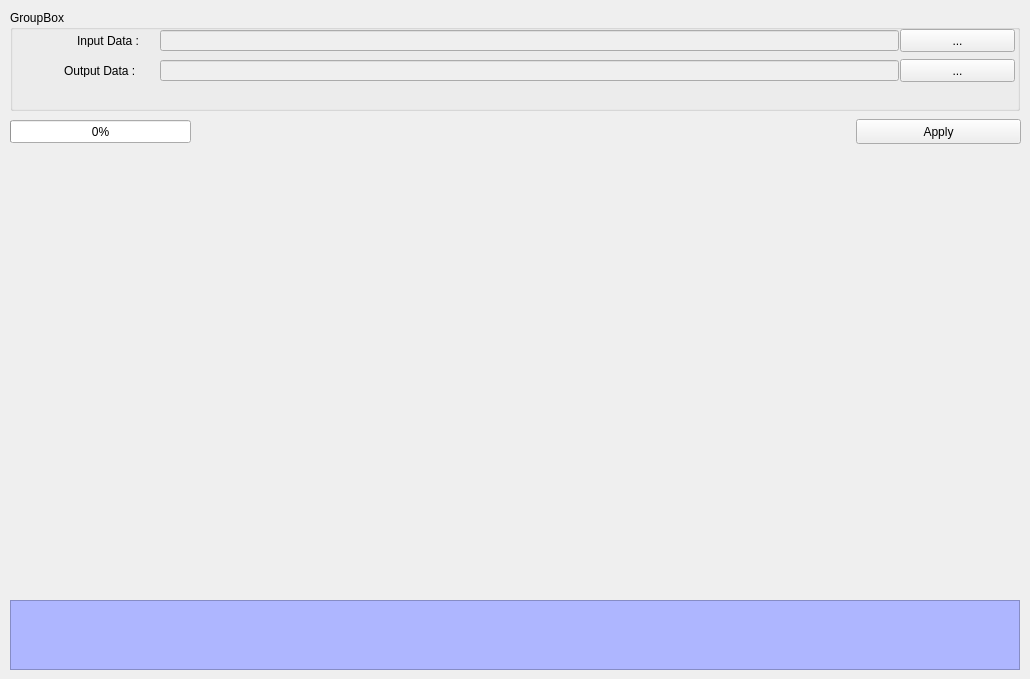
    <widget class="QWidget" name="tab_7">
     <attribute name="title">
      <string>Make ASC</string>
     </attribute>
     <widget class="QGroupBox" name="groupBox_7">
      <property name="geometry">
       <rect>
        <x>10</x>
        <y>10</y>
        <width>1010</width>
        <height>101</height>
       </rect>
      </property>
      <property name="title">
       <string>GroupBox</string>
      </property>
      <widget class="QLabel" name="label_23">
       <property name="geometry">
        <rect>
         <x>67</x>
         <y>25</y>
         <width>86</width>
         <height>12</height>
        </rect>
       </property>
       <property name="text">
        <string>Input Data :</string>
       </property>
      </widget>
      <widget class="QPushButton" name="btn_input_asc">
       <property name="geometry">
        <rect>
         <x>890</x>
         <y>19</y>
         <width>115</width>
         <height>23</height>
        </rect>
       </property>
       <property name="text">
        <string>...</string>
       </property>
      </widget>
      <widget class="QPushButton" name="btn_output_asc">
       <property name="geometry">
        <rect>
         <x>890</x>
         <y>49</y>
         <width>115</width>
         <height>23</height>
        </rect>
       </property>
       <property name="text">
        <string>...</string>
       </property>
      </widget>
      <widget class="QLabel" name="label_24">
       <property name="geometry">
        <rect>
         <x>54</x>
         <y>55</y>
         <width>96</width>
         <height>12</height>
        </rect>
       </property>
       <property name="text">
        <string>Output Data :</string>
       </property>
      </widget>
      <widget class="QLineEdit" name="txt_output_asc">
       <property name="enabled">
        <bool>false</bool>
       </property>
       <property name="geometry">
        <rect>
         <x>150</x>
         <y>50</y>
         <width>739</width>
         <height>21</height>
        </rect>
       </property>
      </widget>
      <widget class="QLineEdit" name="txt_input_asc">
       <property name="enabled">
        <bool>false</bool>
       </property>
       <property name="geometry">
        <rect>
         <x>150</x>
         <y>20</y>
         <width>739</width>
         <height>21</height>
        </rect>
       </property>
      </widget>
     </widget>
     <widget class="QTextEdit" name="textEdit_6">
      <property name="enabled">
       <bool>false</bool>
      </property>
      <property name="geometry">
       <rect>
        <x>10</x>
        <y>600</y>
        <width>1010</width>
        <height>70</height>
       </rect>
      </property>
      <property name="styleSheet">
       <string notr="true">background-color: rgb(174, 182, 255);
font: 75 10pt &quot;MS Shell Dlg 2&quot;;</string>
      </property>
     </widget>
     <widget class="QPushButton" name="btn_apply_ASC">
      <property name="geometry">
       <rect>
        <x>856</x>
        <y>119</y>
        <width>165</width>
        <height>25</height>
       </rect>
      </property>
      <property name="text">
       <string>Apply</string>
      </property>
     </widget>
     <widget class="QProgressBar" name="asc_progressBar">
      <property name="geometry">
       <rect>
        <x>10</x>
        <y>120</y>
        <width>181</width>
        <height>23</height>
       </rect>
      </property>
      <property name="value">
       <number>0</number>
      </property>
     </widget>
    </widget>
